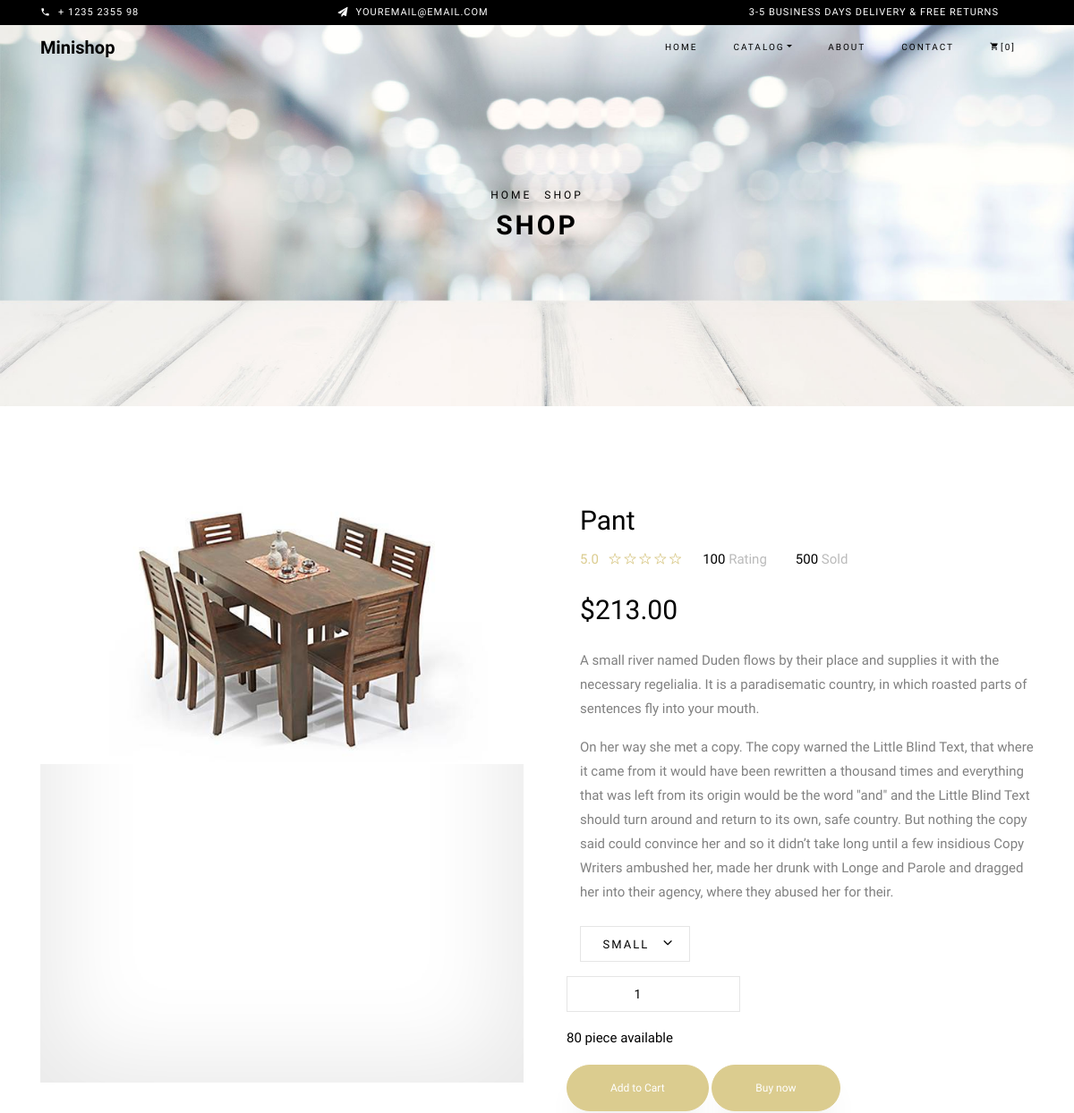
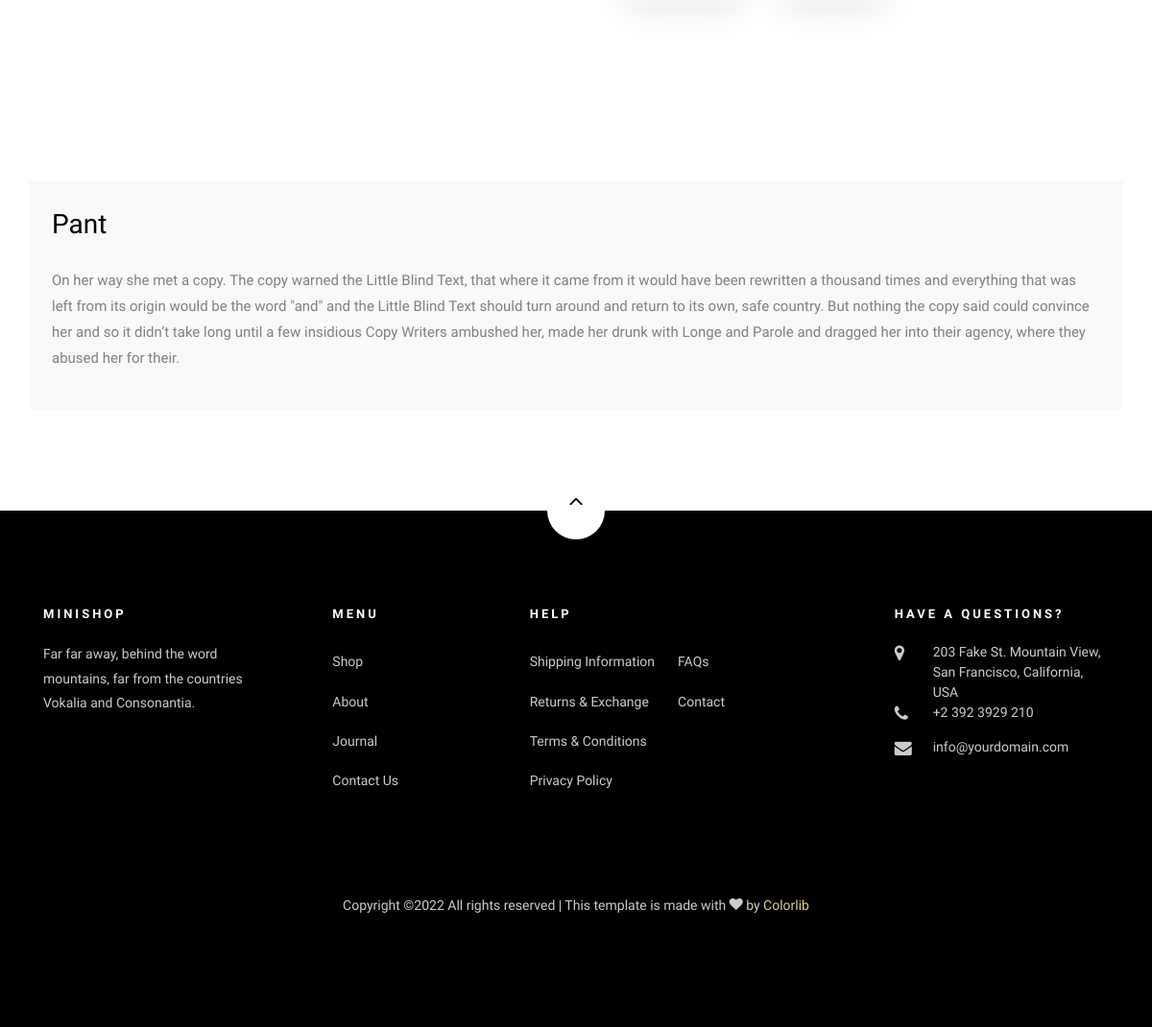
Page /product-detail/1 (signed in) on the committed database (2 pictures, top to bottom).
### products/models.py (models this page shows, shortened)
class Product(models.Model):
    product_name = models.CharField(max_length=125)
    slug = models.SlugField(max_length=50, unique=True)
    description = models.TextField()
    price = models.DecimalField(max_digits=19, decimal_places=2)
    image = models.ImageField(upload_to='images/', blank=True, null=True)
    stock = models.IntegerField(default=1)
    is_available = models.BooleanField(default=True)
    category = models.ForeignKey(Category, related_name='product_cat',  on_delete=models.CASCADE)
    created_date = models.DateTimeField(auto_now_add=True)
    modified_date = models.DateTimeField(auto_now=True)

### products/views.py (the view, shortened to what this page needs)
# urls.py: path('product-detail/<int:id>', product_detail, name='product_detail'),
@login_required(login_url = 'account:login')
def product_detail(request, id):
    single_product = get_object_or_404(Product, id=id)
    context = {
        'single_product':single_product,
    }
    return render(request, 'products/product_detail.html', context)

### cart/templatetags/cart_template_tags.py (called while the page is built)
@register.filter
def cart_item_count(user):
    if user.is_authenticated:
        qs = Order.objects.filter(user=user, ordered=False)
        if qs.exists():
            return qs[0].items.count()
    return 0

### products/templates/products/product_detail.html (shortened to what this page needs)
{% extends 'base/base.html' %}
{% load static %}
{%block content%}
<div class="hero-wrap hero-bread" style="background-image: url('images/bg_6.jpg');">
      <div class="container">
        <div class="row no-gutters slider-text align-items-center justify-content-center">
          <div class="col-md-9 ftco-animate text-center">
          	<p class="breadcrumbs"><span class="mr-2"><a href="index.html">Home</a></span> <span>Shop</span></p>
            <h1 class="mb-0 bread">Shop</h1>
          </div>
        </div>
      </div>
    </div>
    <section class="ftco-section">
    	<div class="container">
    		<div class="row">
    			<div class="col-lg-6 mb-5 ftco-animate">
    				<a href="#" class="image-popup prod-img-bg"><img src="{{ single_product.image.url }}" class="img-fluid" alt="Colorlib Template"></a>
    			</div>
    			<div class="col-lg-6 product-details pl-md-5 ftco-animate">
    				<h3>{{ single_product.product_name }}</h3>
    				<div class="rating d-flex">
							<p class="text-left mr-4">
								<a href="#" class="mr-2">5.0</a>
								<a href="#"><span class="ion-ios-star-outline"></span></a>
								<a href="#"><span class="ion-ios-star-outline"></span></a>
								<a href="#"><span class="ion-ios-star-outline"></span></a>
								<a href="#"><span class="ion-ios-star-outline"></span></a>
								<a href="#"><span class="ion-ios-star-outline"></span></a>
							</p>
							<p class="text-left mr-4">
								<a href="#" class="mr-2" style="color: #000;">100 <span style="color: #bbb;">Rating</span></a>
							</p>
							<p class="text-left">
								<a href="#" class="mr-2" style="color: #000;">500 <span style="color: #bbb;">Sold</span></a>
							</p>
						</div>
    				<p class="price"><span>${{ single_product.price }}</span></p>
    				<p>A small river named Duden flows by their place and supplies it with the necessary regelialia. It is a paradisematic country, in which roasted parts of sentences fly into your mouth.</p>
    				<p>On her way she met a copy. The copy warned the Little Blind Text, that where it came from it would have been rewritten a thousand times and everything that was left from its origin would be the word "and" and the Little Blind Text should turn around and return to its own, safe country. But nothing the copy said could convince her and so it didn’t take long until a few insidious Copy Writers ambushed her, made her drunk with Longe and Parole and dragged her into their agency, where they abused her for their.
						</p>
						<div class="row mt-4">
              <form class="" action="{%  url 'products:product_detail' single_product.id %}" method="post">
  							<div class="col-md-6">
  								<div class="form-group d-flex">
  		              <div class="select-wrap">
  	                  <div class="icon"><span class="ion-ios-arrow-down"></span></div>
  	                  <select name="" id="" class="form-control">
  	                  	<option value="">Small</option>
  	                  </select>
  	                </div>
  		            </div>
  							</div>
                <div class="row mt-2">
    							<div class="col-md-8">
    								<div class="form-group">
                        <input type="number" id="quantity" name="quantity" class="quantity form-control input-number" value="1" min="1" max="100">
    		            </div>
    							</div>
  	          	<div class="col-md-12">
  	          		<p style="color: #000;">80 piece available</p>
  	          	</div>
            	</div>
            	<p><input type="submit" value="Add to Cart" class="btn btn-primary py-3 px-5">   <a href="cart.html" class="btn btn-primary py-3 px-5">Buy now</a></p>
            </form>
    			</div>
    		</div>
    		<div class="row mt-5">
          <div class="col-md-12 nav-link-wrap">
            <div class="nav nav-pills d-flex text-center" id="v-pills-tab" role="tablist" aria-orientation="vertical">
            </div>
          </div>
          <div class="col-md-12 tab-wrap">
            <div class="tab-content bg-light" id="v-pills-tabContent">
              <div class="tab-pane fade show active" id="v-pills-1" role="tabpanel" aria-labelledby="day-1-tab">
              	<div class="p-4">
	              	<h3 class="mb-4">{{ single_product.product_name }}</h3>
	              	<p>On her way she met a copy. The copy warned the Little Blind Text, that where it came from it would have been rewritten a thousand times and everything that was left from its origin would be the word "and" and the Little Blind Text should turn around and return to its own, safe country. But nothing the copy said could convince her and so it didn’t take long until a few insidious Copy Writers ambushed her, made her drunk with Longe and Parole and dragged her into their agency, where they abused her for their.</p>
              	</div>
              </div>
            </div>
          </div>
        </div>
    	</div>
    </section>
{%endblock%}

### templates/base/base.html (shortened to what this page needs)
{% load static %}
<!DOCTYPE html>
<html lang="en">
  <head>
    <link rel="stylesheet" href="{% static 'css/open-iconic-bootstrap.min.css' %}">
    <link rel="stylesheet" href="{% static 'css/animate.css' %}">
    <link rel="stylesheet" href="{% static 'css/owl.carousel.min.css' %}">
    <link rel="stylesheet" href="{% static 'css/owl.theme.default.min.css' %}">
    <link rel="stylesheet" href="{% static 'css/magnific-popup.css' %}">
    <link rel="stylesheet" href="{% static 'css/aos.css' %}">
    <link rel="stylesheet" href="{% static 'css/ionicons.min.css' %}">
    <link rel="stylesheet" href="{% static 'css/bootstrap-datepicker.css' %}">
    <link rel="stylesheet" href="{% static 'css/jquery.timepicker.css' %}">
    <link rel="stylesheet" href="{% static 'css/flaticon.css' %}">
    <link rel="stylesheet" href="{% static 'css/icomoon.css' %}">
    <link rel="stylesheet" href="{% static 'css/style.css' %}">
  </head>
  {% load cart_template_tags %}
  <body class="goto-here">
		<div class="py-1 bg-black">
    	<div class="container">
    		<div class="row no-gutters d-flex align-items-start align-items-center px-md-0">
	    		<div class="col-lg-12 d-block">
		    		<div class="row d-flex">
		    			<div class="col-md pr-4 d-flex topper align-items-center">
					    	<div class="icon mr-2 d-flex justify-content-center align-items-center"><span class="icon-phone2"></span></div>
						    <span class="text">+ 1235 2355 98</span>
					    </div>
					    <div class="col-md pr-4 d-flex topper align-items-center">
					    	<div class="icon mr-2 d-flex justify-content-center align-items-center"><span class="icon-paper-plane"></span></div>
						    <span class="text">youremail@email.com</span>
					    </div>
					    <div class="col-md-5 pr-4 d-flex topper align-items-center text-lg-right">
						    <span class="text">3-5 Business days delivery &amp; Free Returns</span>
					    </div>
				    </div>
			    </div>
		    </div>
		  </div>
    </div>
    <nav class="navbar navbar-expand-lg navbar-dark ftco_navbar bg-dark ftco-navbar-light" id="ftco-navbar">
	    <div class="container">
	      <a class="navbar-brand" href="/">Minishop</a>
	      <div class="collapse navbar-collapse" id="ftco-nav">
	        <ul class="navbar-nav ml-auto">
	          <li class="nav-item active"><a href="/" class="nav-link">Home</a></li>
	          <li class="nav-item dropdown">
              <a class="nav-link dropdown-toggle" href="#" id="dropdown04" data-toggle="dropdown" aria-haspopup="true" aria-expanded="false">Catalog</a>
            </li>
	          <li class="nav-item"><a href="#" class="nav-link">About</a></li>
	          <li class="nav-item"><a href="{% url 'account:contact' %}" class="nav-link">Contact</a></li>
	          <li class="nav-item cta cta-colored"><a href="{% url 'cart:cart' %}" class="nav-link"><span class="icon-shopping_cart"></span>[{{ request.user|cart_item_count }}]</a></li>
	        </ul>
	      </div>
	    </div>
	  </nav>
    {%block content%}
    {%endblock%}
    <footer class="ftco-footer ftco-section">
      <div class="container">
      	<div class="row">
      		<div class="mouse">
						<a href="#" class="mouse-icon">
							<div class="mouse-wheel"><span class="ion-ios-arrow-up"></span></div>
						</a>
					</div>
      	</div>
        <div class="row mb-5">
          <div class="col-md">
            <div class="ftco-footer-widget mb-4">
              <h2 class="ftco-heading-2">Minishop</h2>
              <p>Far far away, behind the word mountains, far from the countries Vokalia and Consonantia.</p>
              <ul class="ftco-footer-social list-unstyled float-md-left float-lft mt-5">
              </ul>
            </div>
          </div>
          <div class="col-md">
            <div class="ftco-footer-widget mb-4 ml-md-5">
              <h2 class="ftco-heading-2">Menu</h2>
              <ul class="list-unstyled">
                <li><a href="#" class="py-2 d-block">Shop</a></li>
                <li><a href="#" class="py-2 d-block">About</a></li>
                <li><a href="#" class="py-2 d-block">Journal</a></li>
                <li><a href="#" class="py-2 d-block">Contact Us</a></li>
              </ul>
            </div>
          </div>
          <div class="col-md-4">
             <div class="ftco-footer-widget mb-4">
              <h2 class="ftco-heading-2">Help</h2>
              <div class="d-flex">
	              <ul class="list-unstyled mr-l-5 pr-l-3 mr-4">
	                <li><a href="#" class="py-2 d-block">Shipping Information</a></li>
	                <li><a href="#" class="py-2 d-block">Returns &amp; Exchange</a></li>
	                <li><a href="#" class="py-2 d-block">Terms &amp; Conditions</a></li>
	                <li><a href="#" class="py-2 d-block">Privacy Policy</a></li>
	              </ul>
	              <ul class="list-unstyled">
	                <li><a href="#" class="py-2 d-block">FAQs</a></li>
	                <li><a href="#" class="py-2 d-block">Contact</a></li>
	              </ul>
	            </div>
            </div>
          </div>
          <div class="col-md">
            <div class="ftco-footer-widget mb-4">
            	<h2 class="ftco-heading-2">Have a Questions?</h2>
            	<div class="block-23 mb-3">
	              <ul>
	                <li><span class="icon icon-map-marker"></span><span class="text">203 Fake St. Mountain View, San Francisco, California, USA</span></li>
	                <li><a href="#"><span class="icon icon-phone"></span><span class="text">+2 392 3929 210</span></a></li>
	                <li><a href="#"><span class="icon icon-envelope"></span><span class="text">info@yourdomain.com</span></a></li>
	              </ul>
	            </div>
            </div>
          </div>
        </div>
        <div class="row">
          <div class="col-md-12 text-center">
            <p>
						  Copyright &copy;<script>document.write(new Date().getFullYear());</script> All rights reserved | This template is made with <i class="icon-heart color-danger" aria-hidden="true"></i> by <a href="https://colorlib.com" target="_blank">Colorlib</a>
						</p>
          </div>
        </div>
      </div>
    </footer>
  </body>
</html>

### static/css/icomoon.css (style rules this page uses)
[class^="icon-"], [class*=" icon-"] { font-family: 'icomoon' !important; speak: none; font-style: normal; font-weight: normal; font-variant: normal; text-transform: none; line-height: 1; -webkit-font-smoothing: antialiased; -moz-osx-font-smoothing: grayscale; }
.icon-heart:before { content: "\f004"; }
.icon-map-marker:before { content: "\f041"; }
.icon-phone:before { content: "\f095"; }
.icon-envelope:before { content: "\f0e0"; }
.icon-paper-plane:before { content: "\f1d8"; }
.icon-phone2:before { content: "\e0cd"; }
.icon-shopping_cart:before { content: "\e8cc"; }

### rows in the picture
Product: image (picture), product_name "Pant", price "213.00"

### other values in the picture
{{ request.user|cart_item_count }} "0"
